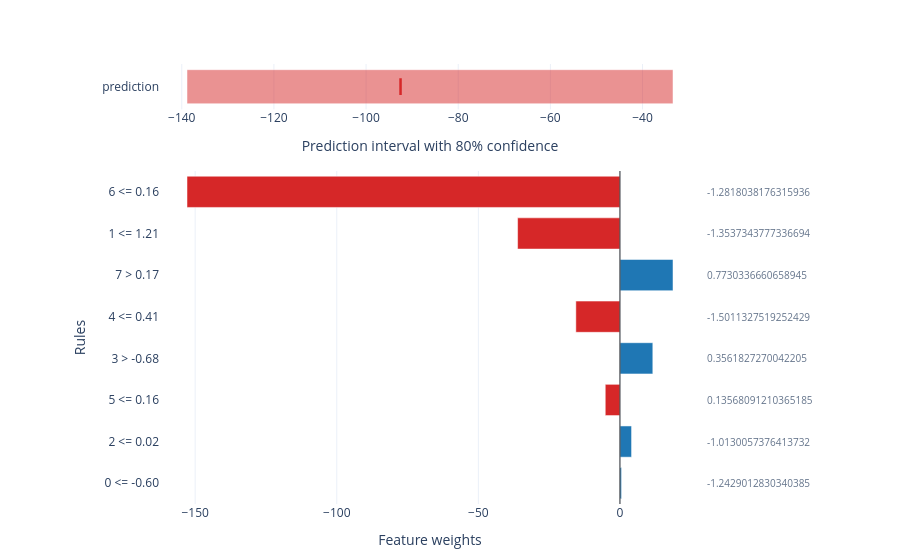

This figure's notebook cell:
### Code cell
reg_factual[0].plot(style="plotly.local.factual_bars", show=True);

### Figure 1 — Plotly figure (JSON) as saved in the notebook; plotly's stock layout.template omitted (floating-point values rounded to 4 significant figures)
{"data": [{"base": [-138.9], "hovertemplate": "%{hovertext}<extra></extra>", "hovertext": ["prediction: -92.5199<br>Interval: [-138.862, -33.3899]"], "marker": {"color": "#d62728", "opacity": 0.5}, "name": "prediction: prediction", "orientation": "h", "showlegend": false, "type": "bar", "x": [105.5], "xaxis": "x", "y": ["prediction"], "yaxis": "y"}, {"hovertemplate": "%{hovertext}<extra></extra>", "hovertext": ["prediction: -92.5199<br>Interval: [-138.862, -33.3899]"], "marker": {"color": "#d62728", "line": {"color": "#d62728", "width": 2.5}, "size": 12, "symbol": "line-ns-open"}, "mode": "markers", "name": "marker: prediction", "showlegend": false, "type": "scatter", "x": [-92.52], "xaxis": "x", "y": ["prediction"], "yaxis": "y"}, {"hovertemplate": "%{hovertext}<extra></extra>", "hovertext": ["Rule: 6 <= 0.16<br>Feature: 6<br>Feature index: 6<br>Current value: -1.2818038176315936<br>Contribution: -152.883<br>Contribution interval: [-212.013, -106.542]<br>Interval width: 105.472<br>Crosses zero: no<br>Prediction: -92.5199<br>Prediction interval: [-138.862, -33.3899]<br>Task: regression<br>Mode: regression", "Rule: 1 <= 1.21<br>Feature: 1<br>Feature index: 1<br>Current value: -1.3537343777336694<br>Contribution: -36.146<br>Contribution interval: [-95.276, 10.1956]<br>Interval width: 105.472<br>Crosses zero: yes<br>Prediction: -92.5199<br>Prediction interval: [-138.862, -33.3899]<br>Task: regression<br>Mode: regression", "Rule: 7 > 0.17<br>Feature: 7<br>Feature index: 7<br>Current value: 0.7730336660658945<br>Contribution: +18.733<br>Contribution interval: [-40.397, 65.0746]<br>Interval width: 105.472<br>Crosses zero: yes<br>Prediction: -92.5199<br>Prediction interval: [-138.862, -33.3899]<br>Task: regression<br>Mode: regression", "Rule: 4 <= 0.41<br>Feature: 4<br>Feature index: 4<br>Current value: -1.5011327519252429<br>Contribution: -15.5779<br>Contribution interval: [-74.7079, 30.7637]<br>Interval width: 105.472<br>Crosses zero: yes<br>Prediction: -92.5199<br>Prediction interval: [-138.862, -33.3899]<br>Task: regression<br>Mode: regression", "Rule: 3 > -0.68<br>Feature: 3<br>Feature index: 3<br>Current value: 0.3561827270042205<br>Contribution: +11.6066<br>Contribution interval: [-47.5233, 57.9483]<br>Interval width: 105.472<br>Crosses zero: yes<br>Prediction: -92.5199<br>Prediction interval: [-138.862, -33.3899]<br>Task: regression<br>Mode: regression", "Rule: 5 <= 0.16<br>Feature: 5<br>Feature index: 5<br>Current value: 0.13568091210365185<br>Contribution: -5.18718<br>Contribution interval: [-64.3171, 41.1545]<br>Interval width: 105.472<br>Crosses zero: yes<br>Prediction: -92.5199<br>Prediction interval: [-138.862, -33.3899]<br>Task: regression<br>Mode: regression", "Rule: 2 <= 0.02<br>Feature: 2<br>Feature index: 2<br>Current value: -1.0130057376413732<br>Contribution: +4.09815<br>Contribution interval: [-55.0318, 50.4398]<br>Interval width: 105.472<br>Crosses zero: yes<br>Prediction: -92.5199<br>Prediction interval: [-138.862, -33.3899]<br>Task: regression<br>Mode: regression", "Rule: 0 <= -0.60<br>Feature: 0<br>Feature index: 0<br>Current value: -1.2429012830340385<br>Contribution: +0.569325<br>Contribution interval: [-58.5606, 46.911]<br>Interval width: 105.472<br>Crosses zero: yes<br>Prediction: -92.5199<br>Prediction interval: [-138.862, -33.3899]<br>Task: regression<br>Mode: regression"], "marker": {"color": ["#d62728", "#d62728", "#1f77b4", "#d62728", "#1f77b4", "#d62728", "#1f77b4", "#1f77b4"]}, "name": "contribution", "orientation": "h", "type": "bar", "x": [-152.9, -36.15, 18.73, -15.58, 11.61, -5.187, 4.098, 0.5693], "xaxis": "x2", "y": ["6 <= 0.16", "1 <= 1.21", "7 > 0.17", "4 <= 0.41", "3 > -0.68", "5 <= 0.16", "2 <= 0.02", "0 <= -0.60"], "yaxis": "y2"}], "layout": {"annotations": [{"align": "left", "font": {"color": "#64748b", "size": 10}, "showarrow": false, "text": "-1.2818038176315936", "x": 1.01, "xanchor": "left", "xref": "paper", "y": "6 <= 0.16", "yref": "y2"}, {"align": "left", "font": {"color": "#64748b", "size": 10}, "showarrow": false, "text": "-1.3537343777336694", "x": 1.01, "xanchor": "left", "xref": "paper", "y": "1 <= 1.21", "yref": "y2"}, {"align": "left", "font": {"color": "#64748b", "size": 10}, "showarrow": false, "text": "0.7730336660658945", "x": 1.01, "xanchor": "left", "xref": "paper", "y": "7 > 0.17", "yref": "y2"}, {"align": "left", "font": {"color": "#64748b", "size": 10}, "showarrow": false, "text": "-1.5011327519252429", "x": 1.01, "xanchor": "left", "xref": "paper", "y": "4 <= 0.41", "yref": "y2"}, {"align": "left", "font": {"color": "#64748b", "size": 10}, "showarrow": false, "text": "0.3561827270042205", "x": 1.01, "xanchor": "left", "xref": "paper", "y": "3 > -0.68", "yref": "y2"}, {"align": "left", "font": {"color": "#64748b", "size": 10}, "showarrow": false, "text": "0.13568091210365185", "x": 1.01, "xanchor": "left", "xref": "paper", "y": "5 <= 0.16", "yref": "y2"}, {"align": "left", "font": {"color": "#64748b", "size": 10}, "showarrow": false, "text": "-1.0130057376413732", "x": 1.01, "xanchor": "left", "xref": "paper", "y": "2 <= 0.02", "yref": "y2"}, {"align": "left", "font": {"color": "#64748b", "size": 10}, "showarrow": false, "text": "-1.2429012830340385", "x": 1.01, "xanchor": "left", "xref": "paper", "y": "0 <= -0.60", "yref": "y2"}], "bargap": 0.25, "margin": {"b": 56, "l": 160, "r": 200, "t": 64}, "shapes": [{"line": {"color": "#333333", "width": 1}, "type": "line", "x0": 0, "x1": 0, "xref": "x2", "y0": 0, "y1": 1, "yref": "y2 domain"}], "showlegend": false, "title": {"text": ""}, "xaxis": {"anchor": "y", "domain": [0, 1], "title": {"text": "Prediction interval with 80% confidence"}}, "xaxis2": {"anchor": "y2", "domain": [0, 1], "title": {"text": "Feature weights"}}, "yaxis": {"anchor": "x", "autorange": "reversed", "domain": [0.8968, 1]}, "yaxis2": {"anchor": "x2", "autorange": "reversed", "domain": [0, 0.7568], "title": {"text": "Rules"}}}}
